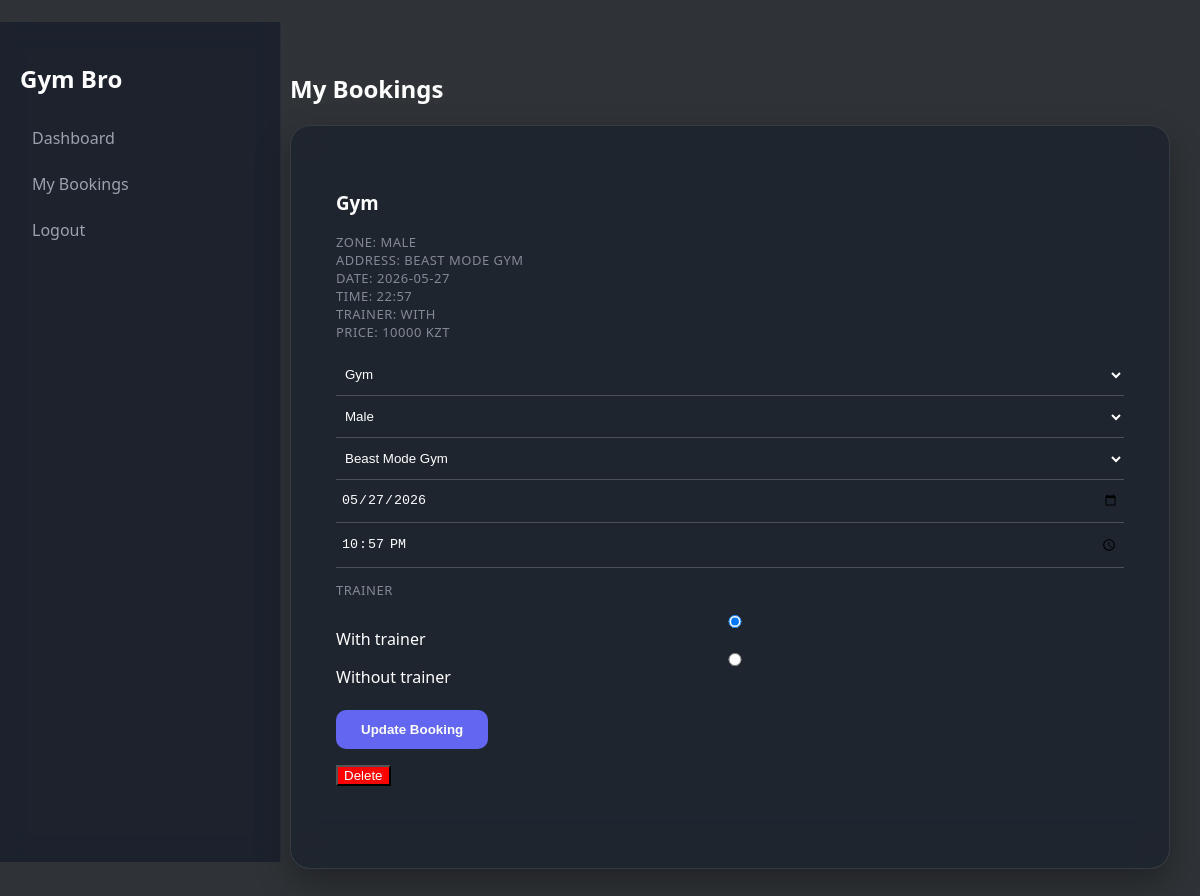
The page /profile (signed in) on the database as committed earlier.
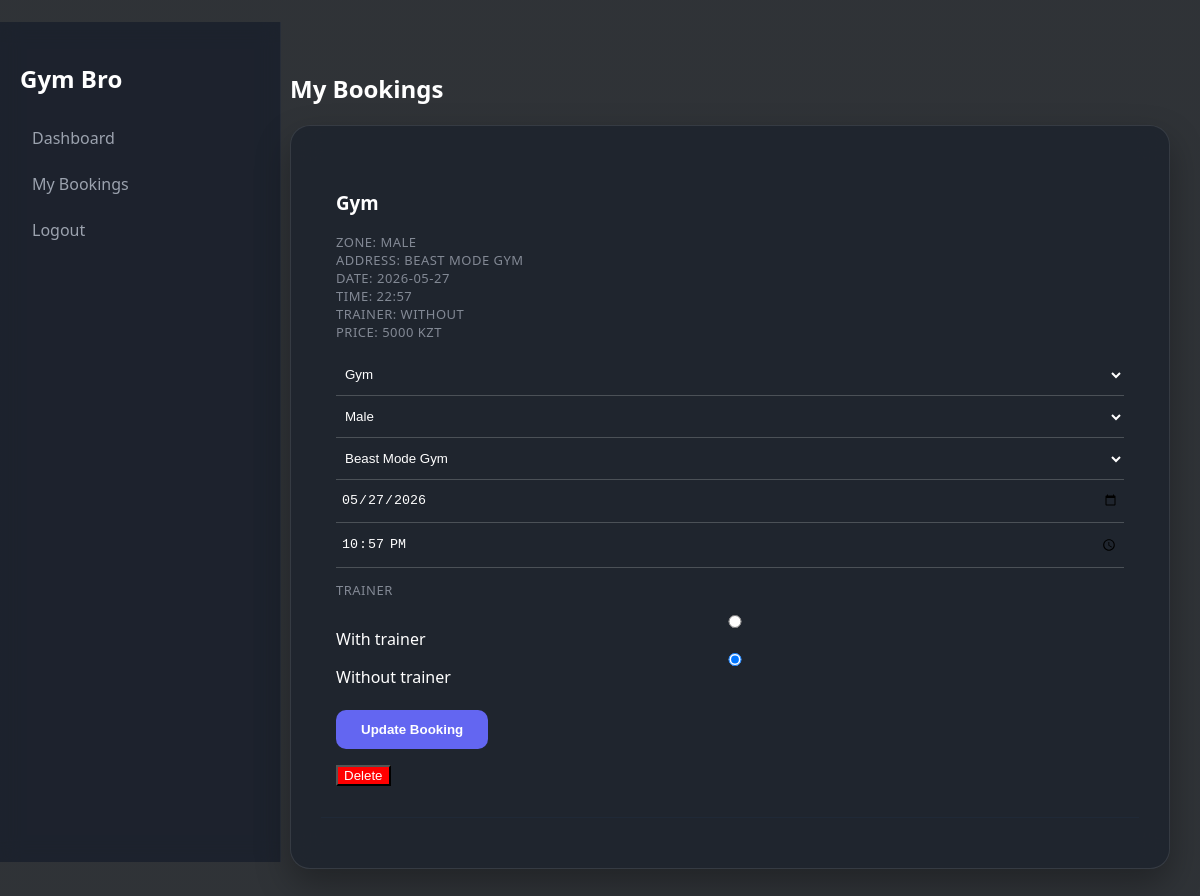
The same page on the database as committed later.
### tables this page shows
CREATE TABLE bookings (
        id INTEGER PRIMARY KEY AUTOINCREMENT,
        user_id INTEGER,
        training_type TEXT,
        gym_zone TEXT,
        gym_address TEXT,
        booking_date TEXT,
        booking_time TEXT,
        trainer_type TEXT,
        price INTEGER
    );

### GYM_final.py (the view)
@app.route("/profile")
def profile():
    if not login_required():
        return redirect(url_for("home"))
    conn = get_db()
    cur = conn.cursor()
    cur.execute("""
        SELECT id,
               training_type,
               gym_zone,
               gym_address,
               booking_date,
               booking_time,
               trainer_type,
               price
        FROM bookings
        WHERE user_id=?
        ORDER BY id DESC
    """, (session["user_id"],))
    bookings = cur.fetchall()
    conn.close()
    return render_template("profile.html", bookings=bookings)

### GYM_final.py (called while the page is built)
def get_db():
    conn = sqlite3.connect("gym.db")
    conn.row_factory = sqlite3.Row
    return conn

def login_required():
    return "user_id" in session

### templates/Profile.html (shortened to what this page needs)
﻿{% extends "layout.html" %}
{% block content %}
<h2>My Bookings</h2>
<div class="card-saas">
    {% for b in bookings %}
    <div style="margin-bottom:20px; padding:15px; border-bottom:1px solid #1f2937;">
        <h3>{{ b[1] }}</h3>
        <p class="muted">
            Zone: {{ b[2] }} <br>
            Address: {{ b[3] }} <br>
            Date: {{ b[4] }} <br>
            Time: {{ b[5] }} <br>
            Trainer: {{ b[6] }} <br>
            Price: {{ b[7] }} KZT
        </p>
        <form method="POST" action="/update/{{ b[0] }}">
            <select name="training">
                <option value="Gym"
                        {% if b[1]=='Gym' %}selected{% endif %}>
                    Gym
                </option>
            </select>
            <select name="gym_zone">
                <option value="Male"
                        {% if b[2]=='Male' %}selected{% endif %}>
                    Male
                </option>
            </select>
            <select name="gym_address">
                <option value="Beast Mode Gym"
                        {% if b[3]=='Beast Mode Gym' %}selected{% endif %}>
                    Beast Mode Gym
                </option>
            </select>
            <input type="date" name="date" value="{{ b[4] }}" required>
            <input type="time" name="time" value="{{ b[5] }}" required>
            <p class="muted">Trainer</p>
            <label>
                <input type="radio" name="trainer_type" value="with"
                       {% if b[6]=='with' %}checked{% endif %}>
                With trainer
            </label>
            <label>
                <input type="radio" name="trainer_type" value="without"
                       {% if b[6]=='without' %}checked{% endif %}>
                Without trainer
            </label>
            <br><br>
            <button type="submit" class="btn-primary">
                Update Booking
            </button>
        </form>
        <form method="POST" action="/delete/{{ b[0] }}" style="margin-top:10px;">
            <button type="submit" style="background:red; color:white;">
                Delete
            </button>
        </form>
    </div>
    {% endfor %}
</div>
{% endblock %}

Rows that differ between the two databases and show on the page:
changed bookings "Gym": trainer_type "WITH" → "WITHOUT"; price "10000" → "5000"; trainer_type "☑ With trainer" → "☐ With trainer"; trainer_type "☐ Without trainer" → "☑ Without trainer"
